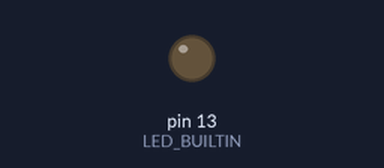
Simulated run of this sketch. Board: Arduino Uno, built with avr-gcc and run on an emulated ATmega328P. On the bench: output pins drawn as LEDs (lit = HIGH).

Above: at 0.1 s.
Timing chart, 0 to 1.6 s (numbered marks = the images above):
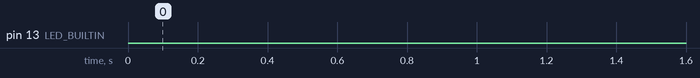

The sketch:

simpleservo.ino
```cpp
void setup() {
  // initialize digital pin LED_BUILTIN as an output.
  pinMode(LED_BUILTIN, OUTPUT);
}

void loop() {
  for(int i = 0; i < 100; i++ ) {
    digitalWrite(LED_BUILTIN, HIGH);
    delay(1);
    digitalWrite(LED_BUILTIN, LOW);
    delay(19);
  }
  for(int i = 0; i < 100; i++ ) {
    digitalWrite(LED_BUILTIN, HIGH);
    delay(2);
    digitalWrite(LED_BUILTIN, LOW);
    delay(18);
  }
}
```
